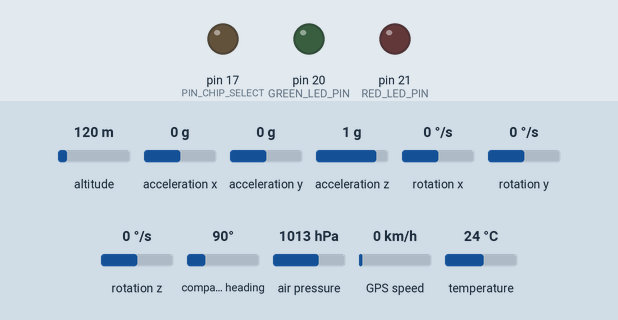
A sketch run on a simulated Arduino Mega 2560, built with avr-gcc and run on an emulated ATmega2560. Shown: output pins drawn as LEDs (lit = HIGH). The test bench sets the inputs (shaded band); at power-on: altitude 120 m, acceleration x 0 g, acceleration y 0 g, acceleration z 1 g, rotation x 0 °/s, rotation y 0 °/s, rotation z 0 °/s, compass heading 90°, air pressure 1013 hPa, GPS speed 0 km/h, temperature 24 °C. Storage starts empty; the GPS gets a fix after 3 s at 37.7749, -122.4194 with 8 satellites; the modem accepts every AT command (registered, SIM ready, sends succeed) and sends nothing else; what the sketch prints to the serial monitor is not drawn.

Above: at 20.15 s.
Timing chart, 0 to 23.1 s (numbered marks = the images above):
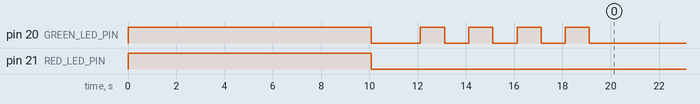

Measured:
- by itself, pin 21 (RED_LED_PIN): goes LOW 22.1 s, HIGH 11.1 s, 1097 × (LOW 0.03 s, HIGH 0.04 s), then LOW
- by itself, pin 20 (GREEN_LED_PIN): goes LOW 2.0 s, 3 × (HIGH 1.0 s, LOW 1.0 s), HIGH 1.0 s, LOW 13.1 s, HIGH 11.1 s, 1097 × (LOW 0.03 s, HIGH 0.04 s), then LOW

The sketch:

rocket_4_sem.ino
```cpp
#include <TinyGPSPlus.h>
#include <SoftwareSerial.h>
#include "I2Cdev.h"
#include "MPU6050.h"
#include <Adafruit_BMP085.h>
#include <SPI.h>
#include <SD.h>
#include "math.h"


float g = 9.8155;
float R = 8.3145;
float mu = 0.002898;

static const int PIN_CHIP_SELECT = 17;
static const int GPSrx = 9, GPStx = 8, GSMrx = 1, GSMtx = 0;
static const int RED_LED_PIN = 21;
static const int GREEN_LED_PIN = 20;
static const int BUZZER_PIN = 22;

static const uint32_t GPSBaud = 9600;
static const uint32_t SerialBaud = 9600;
static const uint32_t GSMBaud = 9600;
int16_t ax, ay, az;
int16_t gx, gy, gz;
String responseAT = "";  // для хранения ответа от GSM
String _response;
String responseTextMode = "";
bool flagGSM = 1; // флаг для отправки сообщений о координатах
bool FlagGreenLed;
bool FlagRedLed;
bool flagLastSMS = 1;
bool flagHmax = false;
bool flagSentHmax = false;
bool flagMillis = true;

char sms[300];
char sd[300];
char maxHsms[50];
int decLat;
int intLat;
int intLng;
int decLng;
int decT;
int intT;
int P0, p, p1, p2, p3;
float T1, T2, T3;
int intHmax, decHmax;
int timerP1, timerP2, timerP3;


// Настройки работы БК
int CntSMS = 0;
int TotalNumberSMS = 5;
int timerSendCoord;
int PeriodSMS = 1000;
int timeWorkBK = 40000;
int PeriodWriteSD = 100;
int PeriodBuzzer = 1000;
int frequencyBuzzer = 1500;
int timeBuzzer = 1000;


TinyGPSPlus gps;
MPU6050 accelgyro;
Adafruit_BMP085 bmp;

SoftwareSerial ss(GPSrx, GPStx);
SoftwareSerial SIM800(GSMrx, GSMtx);

int TimeStartGPS;
int timeDisplayInfo;
int TimeGSM;
int timeSD;
int timeStopSD;
int timeRedLed;
int timeGreenLed;
int timeStartGSM;
int timeSendLastCoord;
int timerBuzzer;

void setup() {
  Serial.begin(SerialBaud);
  //while(!Serial);

  Wire.begin();

  // свеодиоды
  pinMode(RED_LED_PIN, OUTPUT);
  pinMode(GREEN_LED_PIN, OUTPUT);


  //sim800l
  /*timeRedLed = millis();
  FlagRedLed = false;
  SIM800.begin(GSMBaud);

  while(SIM800.available() <= 0)
  {
    if (millis() - timeRedLed >= 500)
    {
      Serial.println("Нет подключения к SIM800l");
      digitalWrite(RED_LED_PIN, FlagRedLed);
      digitalWrite(GREEN_LED_PIN, !FlagRedLed);
      timeRedLed = millis();
      FlagRedLed = !FlagRedLed;
    }
  }*/

  SIM800.begin(GSMBaud);

  //ждем 15 сек, чтоб gsm заработал
  int timerStartBK = millis();
  while(millis() - timerStartBK <= 5000)
  {;}

  responseAT = sendATCommand("AT", true);
  responseAT.trim();                       // Убираем пробельные символы в начале и конце

  responseTextMode = sendATCommand("AT+CMGF=1;&W", true); // Включаем текстовый режима SMS (Text mode) и сразу сохраняем значение (AT&W)!
  responseTextMode.trim();

   sendSMS("+79646360100", "GSM is connected");

  /*
  // Если GSM отвечает, мигаем в течение 5 с зеленым светодиодом раз в 500мс. Иначе красным и зеленым
  timeRedLed = millis();
  FlagRedLed = false;
  do {
    responseAT = sendATCommand("AT", true);
    responseAT.trim();                       // Убираем пробельные символы в начале и конце

    responseTextMode = sendATCommand("AT+CMGF=1;&W", true); // Включаем текстовый режима SMS (Text mode) и сразу сохраняем значение (AT&W)!
    responseTextMode.trim();

    if (millis() - timeRedLed >= 200)
    {
      Serial.println("Нет подключения к SIM800l");
      Serial.print("Ответ GSM (AT, TextMode): ");
      Serial.print(responseAT);
      Serial.println(responseTextMode);
      digitalWrite(RED_LED_PIN, FlagRedLed);
      digitalWrite(GREEN_LED_PIN, !FlagRedLed);
      timeRedLed = millis();
      FlagRedLed = !FlagRedLed;
    }

  } while (responseAT != "OK" && responseTextMode != "OK");              // Не пускать дальше, пока модем не вернет ОК

  Serial.print("Ответ GSM (AT, TextMode): ");
  Serial.print(responseAT);
  Serial.println(responseTextMode);

  digitalWrite(RED_LED_PIN, false);
  digitalWrite(GREEN_LED_PIN, false);


    if (responseAT == "OK" && responseTextMode == "OK")
    {
       timeGreenLed = millis();
       timeStartGSM = millis();
       FlagGreenLed = false;
      Serial.println("SIM800l работает");
      while(millis() - timeStartGSM <= 3000)
      {
        if (millis() - timeGreenLed >= 300)
        {
          digitalWrite(GREEN_LED_PIN, FlagGreenLed);
          timeGreenLed = millis();
          FlagGreenLed = !FlagGreenLed;
        }

      }

    }

digitalWrite(RED_LED_PIN, false);
digitalWrite(GREEN_LED_PIN, false);
 */


 /* else
  {
    timeRedLed = millis();
    FlagRedLed = false;
    SIM800.begin(GSMBaud);

    while(1)
    {
      if (millis() - timeRedLed >= 500)
      {
        Serial.println("Нет подключения к SIM800l");
        digitalWrite(RED_LED_PIN, FlagRedLed);
        digitalWrite(GREEN_LED_PIN, !FlagRedLed);
        timeRedLed = millis();
        FlagRedLed = !FlagRedLed;
      }

    }
  }*/


  // initialize bmp085
  timeRedLed = millis();
   FlagRedLed = false;
  // мигаем красным светодиодом раз в 1с
  while(!bmp.begin())
  {
    if (millis() - timeRedLed >= 1000)
    {
      Serial.println("Нет подключения к BMP");
      digitalWrite(RED_LED_PIN, FlagRedLed);
      timeRedLed = millis();
      FlagRedLed = !FlagRedLed;
    }
  }

  digitalWrite(RED_LED_PIN, false);
  digitalWrite(GREEN_LED_PIN, false);

  // initialize mpu6050
  accelgyro.initialize();
   timeRedLed = millis();
   FlagRedLed = false;
  // мигаем красным светодиодом раз в 0.5с
  while(!accelgyro.testConnection())
  {
    if (millis() - timeRedLed >= 500)
    {
      Serial.println("Нет подключения к MPU");
      digitalWrite(RED_LED_PIN, FlagRedLed);
      timeRedLed = millis();
      FlagRedLed = !FlagRedLed;
    }
  }

  digitalWrite(RED_LED_PIN, false);
  digitalWrite(GREEN_LED_PIN, false);

 // initialize SD
  timeRedLed = millis();
  FlagRedLed = false;
 // Этот пин обязательно должен быть определен как OUTPUT
  pinMode(PIN_CHIP_SELECT, OUTPUT);
  // мигаем красным светодиодом раз в 3с
  while(!SD.begin(PIN_CHIP_SELECT))
  {
    if (millis() - timeRedLed >= 3000)
    {
      Serial.println("Нет подключения к SD");
      digitalWrite(RED_LED_PIN, FlagRedLed);
      timeRedLed = millis();
      FlagRedLed = !FlagRedLed;
    }
  }

   digitalWrite(RED_LED_PIN, false);
  digitalWrite(GREEN_LED_PIN, false);


 // initialize GPS

 ss.begin(GPSBaud);


 timeRedLed = millis();
 FlagRedLed = false;
 while(ss.available() <= 0 || !gps.encode(ss.read()) || !gps.location.isValid())
{
  if (millis() - timeRedLed >= 500)
  {
    Serial.println("Нет подключения к GPS");
    digitalWrite(RED_LED_PIN, FlagRedLed);
    digitalWrite(GREEN_LED_PIN, FlagRedLed);
    timeRedLed = millis();
    FlagRedLed = !FlagRedLed;
  }
}


digitalWrite(RED_LED_PIN, false);
digitalWrite(GREEN_LED_PIN, false);


  int timerReadyBK = millis();
  timeGreenLed = millis();
  timeStartGSM = millis();
  FlagGreenLed = false;
  Serial.println("Все работает");
  while(millis() - timerReadyBK <= 10000)
  {
    if (millis() - timeGreenLed >= 1000)
    {
      digitalWrite(GREEN_LED_PIN, FlagGreenLed);
      timeGreenLed = millis();
      FlagGreenLed = !FlagGreenLed;
    }
  }

   //начальное давлние
   P0 = bmp.readPressure();

  TimeStartGPS = millis();
  timeDisplayInfo = millis();
  TimeGSM = millis();
  timeSD = millis();
  timerSendCoord =  millis();
  timeSendLastCoord =  millis();
  timerBuzzer = millis();
  timerP1 = millis();
  timerP2 = millis();
  timerP3 = millis();

  digitalWrite(RED_LED_PIN, false);
  digitalWrite(GREEN_LED_PIN, false);


}


void loop() {

  if (flagMillis == 1)
  {
    timeStopSD = millis();
    flagMillis = 0;

  }

while(ss.available() > 0)
  gps.encode(ss.read());

/*
// ОТЛАДКА РАБОТЫ GSM

  if (SIM800.available())   {                   // Если модем, что-то отправил...
    _response = waitResponse();                 // Получаем ответ от модема для анализа
    _response.trim();                           // Убираем лишние пробелы в начале и конце
    Serial.println(_response);                  // Если нужно выводим в монитор порта
    //....
    if (_response.startsWith("+CMGS:")) {       // Пришло сообщение об отправке SMS
      int index = _response.lastIndexOf("\r\n");// Находим последний перенос строки, перед статусом
      String result = _response.substring(index + 2, _response.length()); // Получаем статус
      result.trim();                            // Убираем пробельные символы в начале/конце

      if (result == "OK") {                     // Если результат ОК - все нормально
        Serial.println ("Message was sent. OK");
      }
      else {                                    // Если нет, нужно повторить отправку
        Serial.println ("Message was not sent. Error");
      }
    }
  }
  if (Serial.available())  {                    // Ожидаем команды по Serial...
    SIM800.write(Serial.read());                // ...и отправляем полученную команду модему
  };


// TotalNumberSMS - количество смс, отправленных с периодичностью 1000 мс
  if (millis() - timerSendCoord >= PeriodSMS && CntSMS < TotalNumberSMS)
  {
    //отправляем смс
    if (gps.location.isValid() && gps.time.isValid())
    {
      if (flagHmax == true && flagSentHmax == false)
      {
        splitFloat(gps.location.lat(), 6, intLat, decLat);
        splitFloat(gps.location.lng(), 6, intLng, decLng);
        sprintf(sms, "lat = %d.%d lng = %d.%d time = %d:%d:%d.%d Hmax = %d.%d m", intLat, decLat, intLng, decLng, gps.time.hour(), gps.time.minute(),
        gps.time.second(), gps.time.centisecond(), intHmax, decHmax);
        sendSMS("+79646360100", sms);
        flagSentHmax = true;
      }
      else
      {
        splitFloat(gps.location.lat(), 6, intLat, decLat);
        splitFloat(gps.location.lng(), 6, intLng, decLng);
        sprintf(sms, "lat = %d.%d lng = %d.%d time = %d:%d:%d.%d", intLat, decLat, intLng, decLng, gps.time.hour(), gps.time.minute(), gps.time.second(), gps.time.centisecond());
        sendSMS("+79646360100", sms);
      }
    }
    else
    {
      sendSMS("+79646360100", "INVALID");
    }

    CntSMS = CntSMS + 1;
    timerSendCoord = millis();
  }
*/

  //Отправляем одну смс, чтоб нашли борткомп
  if (millis() - timeSendLastCoord >= 40000 && flagLastSMS == 1)
  {
    //отправляем смс
    if (gps.location.isValid() && gps.time.isValid())
    {
      splitFloat(gps.location.lat(), 6, intLat, decLat);
      splitFloat(gps.location.lng(), 6, intLng, decLng);
      sprintf(sms, "last coord: lat = %d.%d lng = %d.%d time = %d:%d:%d.%d", intLat, decLat, intLng, decLng, gps.time.hour(), gps.time.minute(), gps.time.second(), gps.time.centisecond());
      sendSMS("+79646360100", sms);
    }
    else
    {
      sendSMS("+79646360100", "INVALID");
    }

    flagLastSMS = 0;
  }


// ПИЩАЛКА

if (millis() - timeSendLastCoord >= 40000 && millis() - timerBuzzer >=  PeriodBuzzer)
{
   tone(BUZZER_PIN, frequencyBuzzer, timeBuzzer);
   timerBuzzer = millis();
}


/*
  // ОТПРАВКА СМС НА МАКСИМАЛЬНОЙ ВЫСОТЕ
  if (millis() - timerP1 >= 60)
  {
    T1 = bmp.readTemperature();
    for (int i=0; i<10; i++)
    {
    p = bmp.readPressure();
    p1 = p1 + p;
    }
    timerP1 = millis();
  }

  if (millis() - timerP2 >= 80)
  {
    T2 = bmp.readTemperature();
    for (int i=0; i<10; i++)
    {
    p = bmp.readPressure();
    p2 = p2 + p;
    }
    timerP2 = millis();
  }

   if (millis() - timerP3 >= 100)
  {
    T3 = bmp.readTemperature();
    for (int i=0; i<10; i++)
    {
    p = bmp.readPressure();
    p3 = p3 + p;
    }
    timerP3 = millis();
  }


  if (p2>p1 && p3>p2)
  {
     int P1 = p1/10;
     float Hmax = log (P0/P1)*R*T1/mu/g;
     splitFloat(Hmax, 2, intHmax, decHmax);
     flagHmax = true;
  }


*/


  // SD КАРТА

  if (millis() - timeStopSD <= timeWorkBK && millis() - timeSD >= PeriodWriteSD)
  {
      // Если файла с таким именем не будет, ардуино создаст его.
    File dataFile = SD.open("DATA_last.csv", FILE_WRITE);

    accelgyro.getMotion6(&ax, &ay, &az, &gx, &gy, &gz);
    splitFloat(bmp.readTemperature(), 1, intT, decT);
    int P = bmp.readPressure();

    // запись координаты
    if (gps.location.isValid() && gps.time.isValid())
    {
      splitFloat(gps.location.lat(), 6, intLat, decLat);
      splitFloat(gps.location.lng(), 6, intLng, decLng);
      sprintf(sd, "%d.%d\t%d.%d\t%d:%d:%d.%d\t%d\t%d\t%d\t%d\t%d\t%d\t%d\t%d.%d", intLat, decLat, intLng, decLng, gps.time.hour(),
              gps.time.minute(), gps.time.second(), gps.time.centisecond(), ax, ay, az, gx, gy, gz, P, intT, decT);

    }
    else
    {sprintf(sd, "INVAILD \t INVAILD \t INVAILD \t%d\t%d\t%d\t%d\t%d\t%d\t%d%d.%d", ax, ay, az, gx, gy, gz, P, intT, decT);
    }


    // Если все хорошо, то записываем строку:
    if (dataFile) {
      dataFile.println(sd);
      dataFile.close();
      // Публикуем в мониторе порта для отладки
      Serial.print("SD: ");
      Serial.println(sd);
    }
    else {
    // Сообщаем об ошибке, если все плохо
      Serial.println("error opening datalog.csv");
    }

    timeSD = millis();
  }


}


void splitFloat(float num, int precision, int &integerPart, int &decimalPart) {
  integerPart = int(num);
  float remainder = num - integerPart;
  decimalPart = int(remainder * pow(10, precision)); // Добавлено 0.5 для корректного округления

}


void displayInfo()
{
  // вывод координат
  if (gps.location.isValid())
  {
    // МИГАЕМ ЗЕЛЕНЫМ СВЕТОДИОДОМ, ДАННЫЕ ВСЕ БУДУТ
    Serial.print(gps.location.lat(), 6);
    Serial.print(F("\t"));
    Serial.print(gps.location.lng(), 6);
  }
  else
  {
    Serial.print(F("INVALID"));
  }

  //вывыод даты и времени
  Serial.print(F("\t"));
  if (gps.date.isValid())
  {
    Serial.print(gps.date.month());
    Serial.print(F("/"));
    Serial.print(gps.date.day());
    Serial.print(F("/"));
    Serial.print(gps.date.year());
  }
  else
  {
    Serial.print(F("INVALID"));
  }

  Serial.print(F("\t"));
  if (gps.time.isValid())
  {
    if (gps.time.hour() < 10) Serial.print(F("0"));
    Serial.print(gps.time.hour());
    Serial.print(F(":"));
    if (gps.time.minute() < 10) Serial.print(F("0"));
    Serial.print(gps.time.minute());
    Serial.print(F(":"));
    if (gps.time.second() < 10) Serial.print(F("0"));
    Serial.print(gps.time.second());
    Serial.print(F("."));
    if (gps.time.centisecond() < 10) Serial.print(F("0"));
    Serial.print(gps.time.centisecond());
  }
  else
  {
    Serial.print(F("INVALID"));
  }


  // температура в *С и давление в Па
  Serial.print(F("\t"));
  Serial.print(bmp.readTemperature());
  Serial.print(F("\t"));
  Serial.print(bmp.readPressure());

  // данные с MPU
  Serial.print(F("\t"));
  accelgyro.getMotion6(&ax, &ay, &az, &gx, &gy, &gz);
  Serial.print(ax); Serial.print("\t");
  Serial.print(ay); Serial.print("\t");
  Serial.print(az); Serial.print("\t");
  Serial.print(gx); Serial.print("\t");
  Serial.print(gy); Serial.print("\t");
  Serial.println(gz);

  }


  String sendATCommand(String cmd, bool waiting) {
  String _resp = "";                            // Переменная для хранения результата
  Serial.println(cmd);                          // Дублируем команду в монитор порта
  SIM800.println(cmd);                          // Отправляем команду модулю
  if (waiting) {                                // Если необходимо дождаться ответа...
    _resp = waitResponse();                     // ... ждем, когда будет передан ответ
    // Если Echo Mode выключен (ATE0), то эти 3 строки можно закомментировать
    if (_resp.startsWith(cmd)) {  // Убираем из ответа дублирующуюся команду
     _resp = _resp.substring(_resp.indexOf("\r", cmd.length()) + 2);
    }
    Serial.println(_resp);                      // Дублируем ответ в монитор порта
  }
  return _resp;                                 // Возвращаем результат. Пусто, если проблема
}

String waitResponse() {                         // Функция ожидания ответа и возврата полученного результата
  String _resp = "";                            // Переменная для хранения результата
  long _timeout = millis() + 10000;             // Переменная для отслеживания таймаута (10 секунд)
  while (!SIM800.available() && millis() < _timeout)  {}; // Ждем ответа 10 секунд, если пришел ответ или наступил таймаут, то...
  if (SIM800.available()) {                     // Если есть, что считывать...
    _resp = SIM800.readString();                // ... считываем и запоминаем
  }
  else {                                        // Если пришел таймаут, то...
    Serial.println("Timeout...");               // ... оповещаем об этом и...
    _resp = "no answer";
  }
  return _resp;                                 // ... возвращаем результат. Пусто, если проблема
}


void sendSMS(String phone, String message)
{
  sendATCommand("AT+CMGS=\"" + phone + "\"", true);             // Переходим в режим ввода текстового сообщения
  sendATCommand(message + "\r\n" + (String)((char)26), true);   // После текста отправляем перенос строки и Ctrl+Z
}
```
